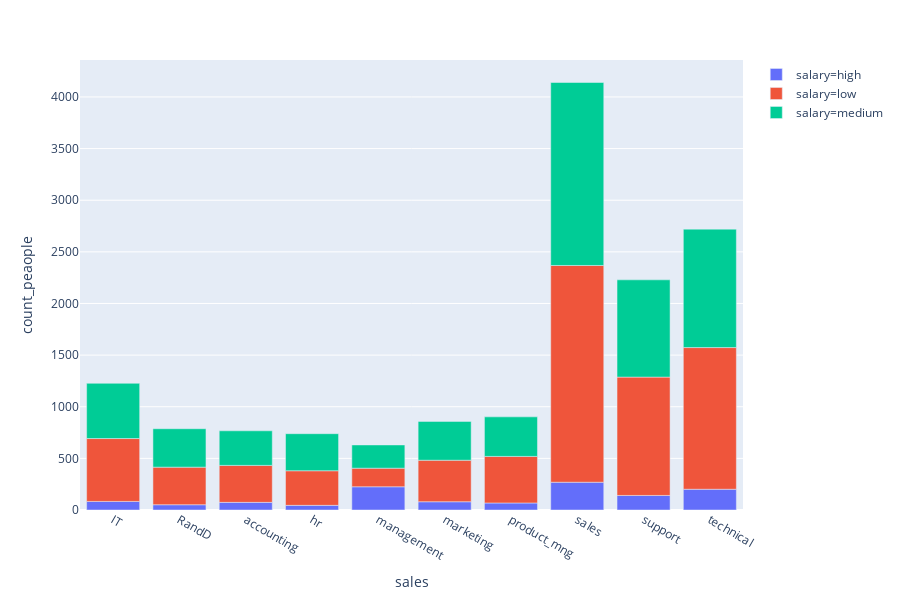

The notebook cell this image was saved under:
### Code cell
people_salary_department_iplotly = people_salary_department.reset_index()
fig = px.bar(people_salary_department_iplotly, x="sales", y="count_peaople", color='salary')
fig.show()

### Figure 1 — Plotly figure (JSON) as saved in the notebook; plotly's stock layout.template omitted (floating-point values rounded to 4 significant figures)
{"data": [{"alignmentgroup": "True", "hoverlabel": {"namelength": 0}, "hovertemplate": "salary=high<br>sales=%{x}<br>count_peaople=%{y}", "legendgroup": "salary=high", "marker": {"color": "#636efa"}, "name": "salary=high", "offsetgroup": "salary=high", "orientation": "v", "showlegend": true, "textposition": "auto", "type": "bar", "x": ["IT", "RandD", "accounting", "hr", "management", "marketing", "product_mng", "sales", "support", "technical"], "xaxis": "x", "y": [83, 51, 74, 45, 225, 80, 68, 269, 141, 201], "yaxis": "y"}, {"alignmentgroup": "True", "hoverlabel": {"namelength": 0}, "hovertemplate": "salary=low<br>sales=%{x}<br>count_peaople=%{y}", "legendgroup": "salary=low", "marker": {"color": "#EF553B"}, "name": "salary=low", "offsetgroup": "salary=low", "orientation": "v", "showlegend": true, "textposition": "auto", "type": "bar", "x": ["IT", "RandD", "accounting", "hr", "management", "marketing", "product_mng", "sales", "support", "technical"], "xaxis": "x", "y": [609, 364, 358, 335, 180, 402, 451, 2099, 1146, 1372], "yaxis": "y"}, {"alignmentgroup": "True", "hoverlabel": {"namelength": 0}, "hovertemplate": "salary=medium<br>sales=%{x}<br>count_peaople=%{y}", "legendgroup": "salary=medium", "marker": {"color": "#00cc96"}, "name": "salary=medium", "offsetgroup": "salary=medium", "orientation": "v", "showlegend": true, "textposition": "auto", "type": "bar", "x": ["IT", "RandD", "accounting", "hr", "management", "marketing", "product_mng", "sales", "support", "technical"], "xaxis": "x", "y": [535, 372, 335, 359, 225, 376, 383, 1772, 942, 1147], "yaxis": "y"}], "layout": {"barmode": "relative", "height": 600, "legend": {"tracegroupgap": 0}, "margin": {"t": 60}, "xaxis": {"anchor": "y", "domain": [0, 1], "title": {"text": "sales"}}, "yaxis": {"anchor": "x", "domain": [0, 1], "title": {"text": "count_peaople"}}}}
